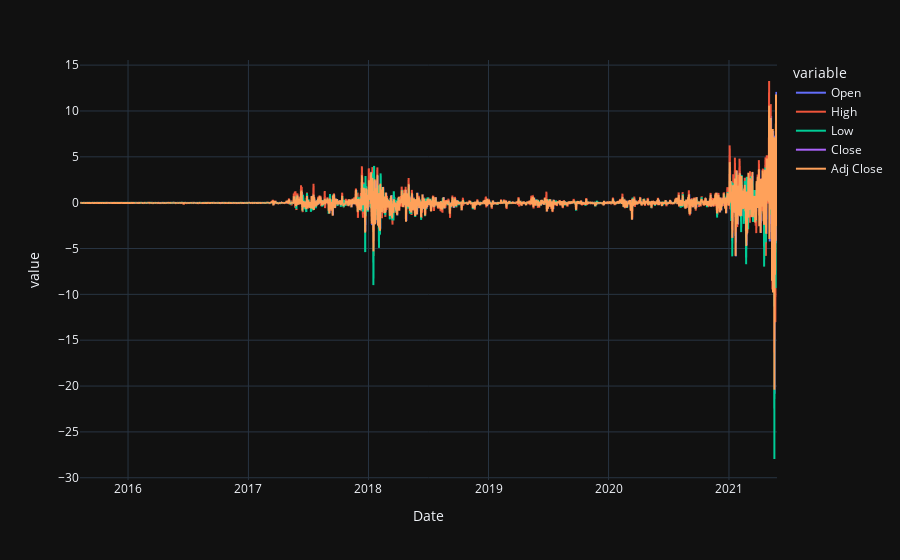

Notebook code for this chart:
### Code cell
px.line(scaled_df)

### Figure 1 — Plotly figure (JSON) as saved in the notebook; plotly's stock layout.template omitted (floating-point values rounded to 4 significant figures; data arrays with more than 128 entries replaced by an {"elided": "..."} marker saying what was removed)
{"data": [{"hovertemplate": "variable=Open<br>Date=%{x}<br>value=%{y}<extra></extra>", "legendgroup": "Open", "line": {"color": "#636efa", "dash": "solid"}, "mode": "lines", "name": "Open", "showlegend": true, "type": "scattergl", "x": {"elided": "2116 str values"}, "xaxis": "x", "y": {"elided": "2116 float values"}, "yaxis": "y"}, {"hovertemplate": "variable=High<br>Date=%{x}<br>value=%{y}<extra></extra>", "legendgroup": "High", "line": {"color": "#EF553B", "dash": "solid"}, "mode": "lines", "name": "High", "showlegend": true, "type": "scattergl", "x": {"elided": "2116 str values"}, "xaxis": "x", "y": {"elided": "2116 float values"}, "yaxis": "y"}, {"hovertemplate": "variable=Low<br>Date=%{x}<br>value=%{y}<extra></extra>", "legendgroup": "Low", "line": {"color": "#00cc96", "dash": "solid"}, "mode": "lines", "name": "Low", "showlegend": true, "type": "scattergl", "x": {"elided": "2116 str values"}, "xaxis": "x", "y": {"elided": "2116 float values"}, "yaxis": "y"}, {"hovertemplate": "variable=Close<br>Date=%{x}<br>value=%{y}<extra></extra>", "legendgroup": "Close", "line": {"color": "#ab63fa", "dash": "solid"}, "mode": "lines", "name": "Close", "showlegend": true, "type": "scattergl", "x": {"elided": "2116 str values"}, "xaxis": "x", "y": {"elided": "2116 float values"}, "yaxis": "y"}, {"hovertemplate": "variable=Adj Close<br>Date=%{x}<br>value=%{y}<extra></extra>", "legendgroup": "Adj Close", "line": {"color": "#FFA15A", "dash": "solid"}, "mode": "lines", "name": "Adj Close", "showlegend": true, "type": "scattergl", "x": {"elided": "2116 str values"}, "xaxis": "x", "y": {"elided": "2116 float values"}, "yaxis": "y"}], "layout": {"legend": {"title": {"text": "variable"}, "tracegroupgap": 0}, "margin": {"t": 60}, "xaxis": {"anchor": "y", "domain": [0, 1], "title": {"text": "Date"}}, "yaxis": {"anchor": "x", "domain": [0, 1], "title": {"text": "value"}}}}
